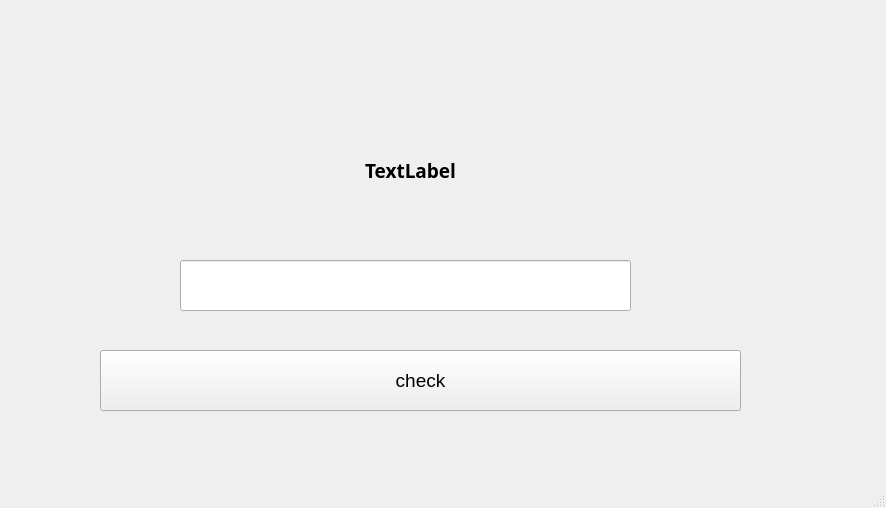
<?xml version="1.0" encoding="UTF-8"?>
<ui version="4.0">
 <class>MainWindow</class>
 <widget class="QMainWindow" name="MainWindow">
  <property name="geometry">
   <rect>
    <x>0</x>
    <y>0</y>
    <width>886</width>
    <height>508</height>
   </rect>
  </property>
  <property name="windowTitle">
   <string>REVIEW PAGE</string>
  </property>
  <widget class="QWidget" name="centralwidget">
   <widget class="QPushButton" name="check">
    <property name="geometry">
     <rect>
      <x>100</x>
      <y>350</y>
      <width>641</width>
      <height>61</height>
     </rect>
    </property>
    <property name="font">
     <font>
      <pointsize>14</pointsize>
     </font>
    </property>
    <property name="text">
     <string>check</string>
    </property>
   </widget>
   <widget class="QLabel" name="meaning">
    <property name="geometry">
     <rect>
      <x>100</x>
      <y>130</y>
      <width>621</width>
      <height>81</height>
     </rect>
    </property>
    <property name="font">
     <font>
      <family>Arial Black</family>
      <pointsize>14</pointsize>
      <weight>75</weight>
      <bold>true</bold>
     </font>
    </property>
    <property name="text">
     <string>&lt;html&gt;&lt;head/&gt;&lt;body&gt;&lt;p align=&quot;center&quot;&gt;TextLabel&lt;/p&gt;&lt;/body&gt;&lt;/html&gt;</string>
    </property>
   </widget>
   <widget class="QLineEdit" name="input">
    <property name="geometry">
     <rect>
      <x>180</x>
      <y>260</y>
      <width>451</width>
      <height>51</height>
     </rect>
    </property>
   </widget>
  </widget>
  <widget class="QStatusBar" name="statusbar"/>
 </widget>
 <resources/>
 <connections/>
</ui>
